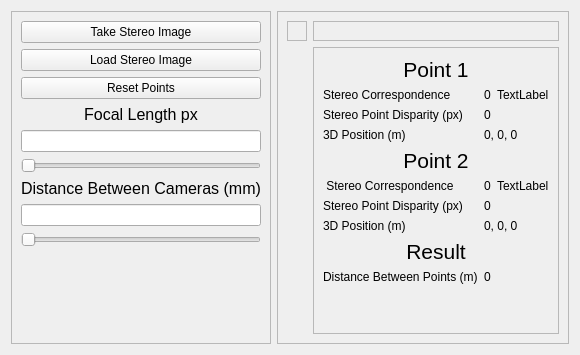
     <widget class="QWidget" name="DistanceEstimation">
      <attribute name="title">
       <string>Distance Estimation</string>
      </attribute>
      <layout class="QGridLayout" name="gridLayout_21">
       <item row="0" column="1">
        <widget class="QFrame" name="frame">
         <property name="frameShape">
          <enum>QFrame::Shape::StyledPanel</enum>
         </property>
         <property name="frameShadow">
          <enum>QFrame::Shadow::Raised</enum>
         </property>
         <layout class="QGridLayout" name="gridLayout_22">
          <item row="1" column="1">
           <widget class="QFrame" name="CalculationInformation">
            <property name="sizePolicy">
             <sizepolicy hsizetype="Preferred" vsizetype="Preferred">
              <horstretch>0</horstretch>
              <verstretch>0</verstretch>
             </sizepolicy>
            </property>
            <property name="frameShape">
             <enum>QFrame::Shape::StyledPanel</enum>
            </property>
            <property name="frameShadow">
             <enum>QFrame::Shadow::Raised</enum>
            </property>
            <layout class="QGridLayout" name="gridLayout_25">
             <item row="4" column="0" colspan="3">
              <widget class="QLabel" name="label_13">
               <property name="font">
                <font>
                 <pointsize>16</pointsize>
                </font>
               </property>
               <property name="text">
                <string>Point 2</string>
               </property>
               <property name="alignment">
                <set>Qt::AlignmentFlag::AlignCenter</set>
               </property>
              </widget>
             </item>
             <item row="1" column="2">
              <widget class="QLabel" name="P1CorrespondenceRating">
               <property name="text">
                <string>TextLabel</string>
               </property>
              </widget>
             </item>
             <item row="1" column="0">
              <widget class="QLabel" name="P1CorrespondenceScoreLabel">
               <property name="text">
                <string>Stereo Correspondence</string>
               </property>
              </widget>
             </item>
             <item row="1" column="1">
              <widget class="QLabel" name="P1CorrespondenceScore">
               <property name="text">
                <string>0</string>
               </property>
              </widget>
             </item>
             <item row="9" column="0" colspan="3">
              <widget class="QLabel" name="label_14">
               <property name="font">
                <font>
                 <pointsize>16</pointsize>
                </font>
               </property>
               <property name="text">
                <string>Result</string>
               </property>
               <property name="alignment">
                <set>Qt::AlignmentFlag::AlignCenter</set>
               </property>
              </widget>
             </item>
             <item row="6" column="0">
              <widget class="QLabel" name="label_15">
               <property name="text">
                <string> Stereo Correspondence</string>
               </property>
              </widget>
             </item>
             <item row="10" column="1">
              <widget class="QLabel" name="DistanceResult">
               <property name="text">
                <string>0</string>
               </property>
              </widget>
             </item>
             <item row="3" column="0">
              <widget class="QLabel" name="label_19">
               <property name="text">
                <string>3D Position (m)</string>
               </property>
              </widget>
             </item>
             <item row="8" column="0">
              <widget class="QLabel" name="label_20">
               <property name="text">
                <string>3D Position (m)</string>
               </property>
              </widget>
             </item>
             <item row="10" column="0">
              <widget class="QLabel" name="label_16">
               <property name="text">
                <string>Distance Between Points (m)</string>
               </property>
              </widget>
             </item>
             <item row="7" column="0">
              <widget class="QLabel" name="label_17">
               <property name="text">
                <string>Stereo Point Disparity (px)</string>
               </property>
              </widget>
             </item>
             <item row="8" column="1" colspan="2">
              <widget class="QLabel" name="P23DPosition">
               <property name="text">
                <string>0, 0, 0</string>
               </property>
              </widget>
             </item>
             <item row="3" column="1" colspan="2">
              <widget class="QLabel" name="P13DPosition">
               <property name="text">
                <string>0, 0, 0</string>
               </property>
              </widget>
             </item>
             <item row="6" column="2">
              <widget class="QLabel" name="P2CorrespondenceRating">
               <property name="text">
                <string>TextLabel</string>
               </property>
              </widget>
             </item>
             <item row="6" column="1">
              <widget class="QLabel" name="P2CorrespondenceScore">
               <property name="text">
                <string>0</string>
               </property>
              </widget>
             </item>
             <item row="0" column="0" colspan="3">
              <widget class="QLabel" name="label_12">
               <property name="font">
                <font>
                 <pointsize>16</pointsize>
                </font>
               </property>
               <property name="text">
                <string>Point 1</string>
               </property>
               <property name="scaledContents">
                <bool>false</bool>
               </property>
               <property name="alignment">
                <set>Qt::AlignmentFlag::AlignCenter</set>
               </property>
              </widget>
             </item>
             <item row="11" column="0">
              <spacer name="verticalSpacer_6">
               <property name="orientation">
                <enum>Qt::Orientation::Vertical</enum>
               </property>
               <property name="sizeType">
                <enum>QSizePolicy::Policy::Minimum</enum>
               </property>
               <property name="sizeHint" stdset="0">
                <size>
                 <width>20</width>
                 <height>40</height>
                </size>
               </property>
              </spacer>
             </item>
             <item row="2" column="0">
              <widget class="QLabel" name="label_18">
               <property name="text">
                <string>Stereo Point Disparity (px)</string>
               </property>
              </widget>
             </item>
             <item row="2" column="1" colspan="2">
              <widget class="QLabel" name="P1Disparity">
               <property name="text">
                <string>0</string>
               </property>
              </widget>
             </item>
             <item row="7" column="1" colspan="2">
              <widget class="QLabel" name="P2Disparity">
               <property name="text">
                <string>0</string>
               </property>
              </widget>
             </item>
            </layout>
           </widget>
          </item>
          <item row="0" column="0">
           <widget class="QFrame" name="LeftStereoImageContainer">
            <property name="frameShape">
             <enum>QFrame::Shape::StyledPanel</enum>
            </property>
            <property name="frameShadow">
             <enum>QFrame::Shadow::Raised</enum>
            </property>
            <layout class="QGridLayout" name="gridLayout_23"/>
           </widget>
          </item>
          <item row="0" column="1">
           <widget class="QFrame" name="RightStereoImageContainer">
            <property name="frameShape">
             <enum>QFrame::Shape::StyledPanel</enum>
            </property>
            <property name="frameShadow">
             <enum>QFrame::Shadow::Raised</enum>
            </property>
            <layout class="QGridLayout" name="gridLayout_26"/>
           </widget>
          </item>
          <item row="1" column="0">
           <widget class="QLabel" name="DisparityMap">
            <property name="text">
             <string/>
            </property>
            <property name="scaledContents">
             <bool>true</bool>
            </property>
           </widget>
          </item>
         </layout>
        </widget>
       </item>
       <item row="0" column="0">
        <widget class="QFrame" name="frame_2">
         <property name="sizePolicy">
          <sizepolicy hsizetype="Maximum" vsizetype="Preferred">
           <horstretch>0</horstretch>
           <verstretch>0</verstretch>
          </sizepolicy>
         </property>
         <property name="maximumSize">
          <size>
           <width>400</width>
           <height>16777215</height>
          </size>
         </property>
         <property name="frameShape">
          <enum>QFrame::Shape::StyledPanel</enum>
         </property>
         <property name="frameShadow">
          <enum>QFrame::Shadow::Raised</enum>
         </property>
         <layout class="QGridLayout" name="gridLayout_24">
          <item row="2" column="0">
           <widget class="QPushButton" name="ResetStereoPoints">
            <property name="text">
             <string>Reset Points</string>
            </property>
           </widget>
          </item>
          <item row="3" column="0">
           <widget class="QLabel" name="label_10">
            <property name="font">
             <font>
              <pointsize>12</pointsize>
             </font>
            </property>
            <property name="text">
             <string>Focal Length px</string>
            </property>
            <property name="alignment">
             <set>Qt::AlignmentFlag::AlignCenter</set>
            </property>
           </widget>
          </item>
          <item row="7" column="0">
           <widget class="QLineEdit" name="BaselineInput"/>
          </item>
          <item row="4" column="0">
           <widget class="QLineEdit" name="FocalInput">
            <property name="inputMask">
             <string>9999</string>
            </property>
           </widget>
          </item>
          <item row="9" column="0">
           <spacer name="verticalSpacer_5">
            <property name="orientation">
             <enum>Qt::Orientation::Vertical</enum>
            </property>
            <property name="sizeHint" stdset="0">
             <size>
              <width>20</width>
              <height>40</height>
             </size>
            </property>
           </spacer>
          </item>
          <item row="8" column="0">
           <widget class="QSlider" name="BaselineSlider">
            <property name="maximum">
             <number>300</number>
            </property>
            <property name="orientation">
             <enum>Qt::Orientation::Horizontal</enum>
            </property>
           </widget>
          </item>
          <item row="1" column="0">
           <widget class="QPushButton" name="LoadStereoImage">
            <property name="text">
             <string>Load Stereo Image</string>
            </property>
           </widget>
          </item>
          <item row="5" column="0">
           <widget class="QSlider" name="FocalSlider">
            <property name="minimum">
             <number>100</number>
            </property>
            <property name="maximum">
             <number>2000</number>
            </property>
            <property name="orientation">
             <enum>Qt::Orientation::Horizontal</enum>
            </property>
           </widget>
          </item>
          <item row="6" column="0">
           <widget class="QLabel" name="label_11">
            <property name="font">
             <font>
              <pointsize>12</pointsize>
             </font>
            </property>
            <property name="text">
             <string>Distance Between Cameras (mm)</string>
            </property>
            <property name="alignment">
             <set>Qt::AlignmentFlag::AlignCenter</set>
            </property>
           </widget>
          </item>
          <item row="0" column="0">
           <widget class="QPushButton" name="pushButton">
            <property name="text">
             <string>Take Stereo Image</string>
            </property>
           </widget>
          </item>
         </layout>
        </widget>
       </item>
      </layout>
     </widget>
